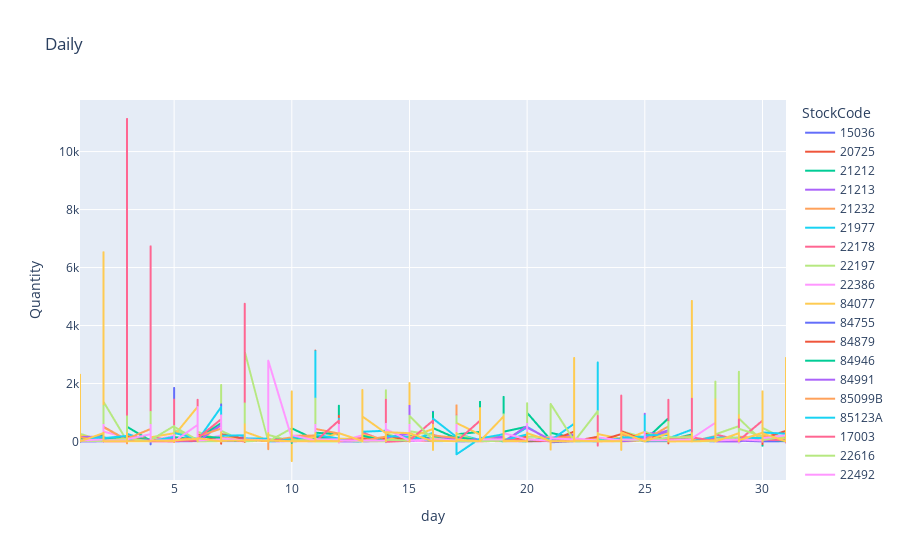

Notebook source saved alongside this figure:
### Code cell
px.line(days_top20,
       x = 'day',
       y = 'Quantity',
       title = 'Daily', 
       color = 'StockCode')

### Figure 1 — Plotly figure (JSON) as saved in the notebook; plotly's stock layout.template omitted (floating-point values rounded to 4 significant figures; data arrays with more than 128 entries replaced by an {"elided": "..."} marker saying what was removed)
{"data": [{"hovertemplate": "StockCode=15036<br>day=%{x}<br>Quantity=%{y}<extra></extra>", "legendgroup": "15036", "line": {"color": "#636efa", "dash": "solid"}, "mode": "lines", "name": "15036", "showlegend": true, "type": "scattergl", "x": {"elided": "434 int values"}, "xaxis": "x", "y": {"elided": "434 int values"}, "yaxis": "y"}, {"hovertemplate": "StockCode=20725<br>day=%{x}<br>Quantity=%{y}<extra></extra>", "legendgroup": "20725", "line": {"color": "#EF553B", "dash": "solid"}, "mode": "lines", "name": "20725", "showlegend": true, "type": "scattergl", "x": {"elided": "594 int values"}, "xaxis": "x", "y": {"elided": "594 int values"}, "yaxis": "y"}, {"hovertemplate": "StockCode=21212<br>day=%{x}<br>Quantity=%{y}<extra></extra>", "legendgroup": "21212", "line": {"color": "#00cc96", "dash": "solid"}, "mode": "lines", "name": "21212", "showlegend": true, "type": "scattergl", "x": {"elided": "595 int values"}, "xaxis": "x", "y": {"elided": "595 int values"}, "yaxis": "y"}, {"hovertemplate": "StockCode=21213<br>day=%{x}<br>Quantity=%{y}<extra></extra>", "legendgroup": "21213", "line": {"color": "#ab63fa", "dash": "solid"}, "mode": "lines", "name": "21213", "showlegend": true, "type": "scattergl", "x": {"elided": "539 int values"}, "xaxis": "x", "y": {"elided": "539 int values"}, "yaxis": "y"}, {"hovertemplate": "StockCode=21232<br>day=%{x}<br>Quantity=%{y}<extra></extra>", "legendgroup": "21232", "line": {"color": "#FFA15A", "dash": "solid"}, "mode": "lines", "name": "21232", "showlegend": true, "type": "scattergl", "x": {"elided": "571 int values"}, "xaxis": "x", "y": {"elided": "571 int values"}, "yaxis": "y"}, {"hovertemplate": "StockCode=21977<br>day=%{x}<br>Quantity=%{y}<extra></extra>", "legendgroup": "21977", "line": {"color": "#19d3f3", "dash": "solid"}, "mode": "lines", "name": "21977", "showlegend": true, "type": "scattergl", "x": {"elided": "565 int values"}, "xaxis": "x", "y": {"elided": "565 int values"}, "yaxis": "y"}, {"hovertemplate": "StockCode=22178<br>day=%{x}<br>Quantity=%{y}<extra></extra>", "legendgroup": "22178", "line": {"color": "#FF6692", "dash": "solid"}, "mode": "lines", "name": "22178", "showlegend": true, "type": "scattergl", "x": {"elided": "560 int values"}, "xaxis": "x", "y": {"elided": "560 int values"}, "yaxis": "y"}, {"hovertemplate": "StockCode=22197<br>day=%{x}<br>Quantity=%{y}<extra></extra>", "legendgroup": "22197", "line": {"color": "#B6E880", "dash": "solid"}, "mode": "lines", "name": "22197", "showlegend": true, "type": "scattergl", "x": {"elided": "564 int values"}, "xaxis": "x", "y": {"elided": "564 int values"}, "yaxis": "y"}, {"hovertemplate": "StockCode=22386<br>day=%{x}<br>Quantity=%{y}<extra></extra>", "legendgroup": "22386", "line": {"color": "#FF97FF", "dash": "solid"}, "mode": "lines", "name": "22386", "showlegend": true, "type": "scattergl", "x": {"elided": "537 int values"}, "xaxis": "x", "y": {"elided": "537 int values"}, "yaxis": "y"}, {"hovertemplate": "StockCode=84077<br>day=%{x}<br>Quantity=%{y}<extra></extra>", "legendgroup": "84077", "line": {"color": "#FECB52", "dash": "solid"}, "mode": "lines", "name": "84077", "showlegend": true, "type": "scattergl", "x": {"elided": "470 int values"}, "xaxis": "x", "y": {"elided": "470 int values"}, "yaxis": "y"}, {"hovertemplate": "StockCode=84755<br>day=%{x}<br>Quantity=%{y}<extra></extra>", "legendgroup": "84755", "line": {"color": "#636efa", "dash": "solid"}, "mode": "lines", "name": "84755", "showlegend": true, "type": "scattergl", "x": {"elided": "495 int values"}, "xaxis": "x", "y": {"elided": "495 int values"}, "yaxis": "y"}, {"hovertemplate": "StockCode=84879<br>day=%{x}<br>Quantity=%{y}<extra></extra>", "legendgroup": "84879", "line": {"color": "#EF553B", "dash": "solid"}, "mode": "lines", "name": "84879", "showlegend": true, "type": "scattergl", "x": {"elided": "582 int values"}, "xaxis": "x", "y": {"elided": "582 int values"}, "yaxis": "y"}, {"hovertemplate": "StockCode=84946<br>day=%{x}<br>Quantity=%{y}<extra></extra>", "legendgroup": "84946", "line": {"color": "#00cc96", "dash": "solid"}, "mode": "lines", "name": "84946", "showlegend": true, "type": "scattergl", "x": {"elided": "541 int values"}, "xaxis": "x", "y": {"elided": "541 int values"}, "yaxis": "y"}, {"hovertemplate": "StockCode=84991<br>day=%{x}<br>Quantity=%{y}<extra></extra>", "legendgroup": "84991", "line": {"color": "#ab63fa", "dash": "solid"}, "mode": "lines", "name": "84991", "showlegend": true, "type": "scattergl", "x": {"elided": "560 int values"}, "xaxis": "x", "y": {"elided": "560 int values"}, "yaxis": "y"}, {"hovertemplate": "StockCode=85099B<br>day=%{x}<br>Quantity=%{y}<extra></extra>", "legendgroup": "85099B", "line": {"color": "#FFA15A", "dash": "solid"}, "mode": "lines", "name": "85099B", "showlegend": true, "type": "scattergl", "x": {"elided": "590 int values"}, "xaxis": "x", "y": {"elided": "590 int values"}, "yaxis": "y"}, {"hovertemplate": "StockCode=85123A<br>day=%{x}<br>Quantity=%{y}<extra></extra>", "legendgroup": "85123A", "line": {"color": "#19d3f3", "dash": "solid"}, "mode": "lines", "name": "85123A", "showlegend": true, "type": "scattergl", "x": {"elided": "603 int values"}, "xaxis": "x", "y": {"elided": "603 int values"}, "yaxis": "y"}, {"hovertemplate": "StockCode=17003<br>day=%{x}<br>Quantity=%{y}<extra></extra>", "legendgroup": "17003", "line": {"color": "#FF6692", "dash": "solid"}, "mode": "lines", "name": "17003", "showlegend": true, "type": "scattergl", "x": {"elided": "301 int values"}, "xaxis": "x", "y": {"elided": "301 int values"}, "yaxis": "y"}, {"hovertemplate": "StockCode=22616<br>day=%{x}<br>Quantity=%{y}<extra></extra>", "legendgroup": "22616", "line": {"color": "#B6E880", "dash": "solid"}, "mode": "lines", "name": "22616", "showlegend": true, "type": "scattergl", "x": {"elided": "371 int values"}, "xaxis": "x", "y": {"elided": "371 int values"}, "yaxis": "y"}, {"hovertemplate": "StockCode=22492<br>day=%{x}<br>Quantity=%{y}<extra></extra>", "legendgroup": "22492", "line": {"color": "#FF97FF", "dash": "solid"}, "mode": "lines", "name": "22492", "showlegend": true, "type": "scattergl", "x": {"elided": "363 int values"}, "xaxis": "x", "y": {"elided": "363 int values"}, "yaxis": "y"}, {"hovertemplate": "StockCode=84568<br>day=%{x}<br>Quantity=%{y}<extra></extra>", "legendgroup": "84568", "line": {"color": "#FECB52", "dash": "solid"}, "mode": "lines", "name": "84568", "showlegend": true, "type": "scattergl", "x": {"elided": "225 int values"}, "xaxis": "x", "y": {"elided": "225 int values"}, "yaxis": "y"}], "layout": {"legend": {"title": {"text": "StockCode"}, "tracegroupgap": 0}, "title": {"text": "Daily"}, "xaxis": {"anchor": "y", "domain": [0, 1], "title": {"text": "day"}}, "yaxis": {"anchor": "x", "domain": [0, 1], "title": {"text": "Quantity"}}}}
